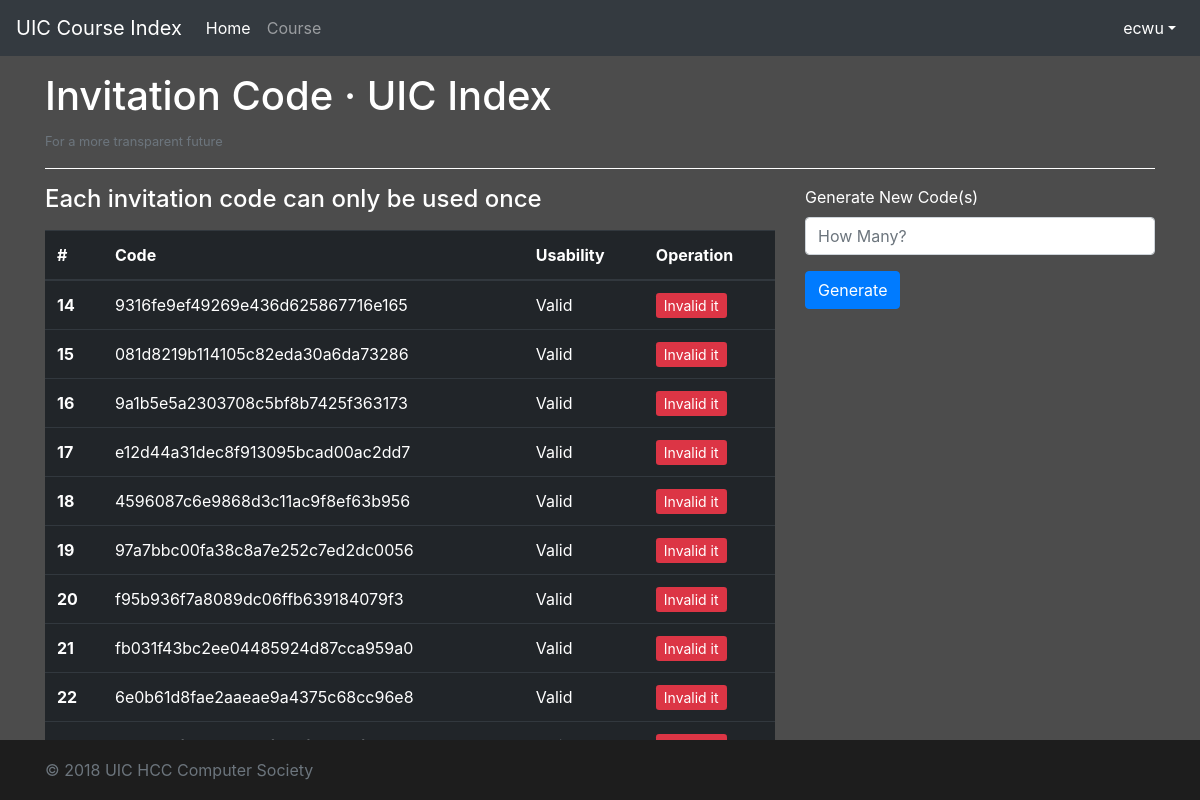
Page /tools/invitation/ (signed in) on the earlier database version.
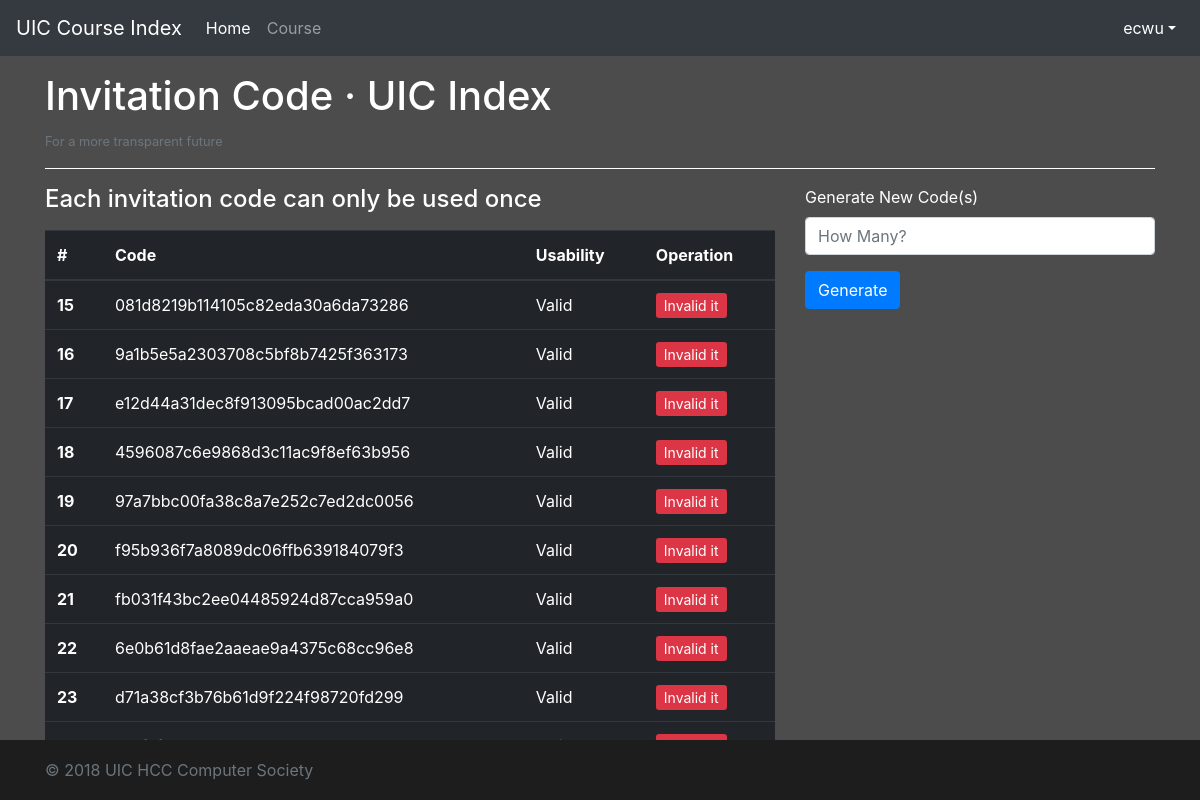
Same page on the later database version.
### course/models.py (models this page shows, shortened)
class InvitationCode(models.Model):
    invitation_code = models.TextField(null=True, unique=True)
    usability = models.BooleanField(default=True)

### course/views.py (the view, shortened to what this page needs)
# urls.py: path('tools/invitation/', views.invitation_code, name='invitation_code'),
def invitation_code(request):
    if not request.user.is_superuser:
        return redirect('/')
    else:
        userdata = request.user
        times = request.POST.get('amount')
        code_all = models.InvitationCode.objects.all()
        return render(request, 'course/newic.html', {'userdata': userdata, 'codes': code_all})

### course/templates/course/newic.html (shortened to what this page needs)
<!doctype html>
<html lang="en">
  <head>
    <link href="https://cdn.bootcss.com/bootstrap/4.0.0/css/bootstrap.min.css" rel="stylesheet">
    {% load static %}
    <link href="{% static "course/css/login_page.css" %}" rel="stylesheet">
</head>
  <body>
    <header>
      <nav class="navbar navbar-expand-md navbar-dark fixed-top bg-dark">
        <a class="navbar-brand" href="{% url 'home_page' %}">UIC Course Index</a>
        <div class="collapse navbar-collapse" id="navbarCollapse">
          <ul class="navbar-nav mr-auto">
            <li class="nav-item active">
              <a class="nav-link" href="{% url 'home_page' %}">Home <span class="sr-only">(current)</span></a>
            </li>
            <li class="nav-item">
              <a class="nav-link" href="{% url 'course_list' %}">Course</a>
            </li>
          </ul>
            <ul class="navbar-nav ml-auto">
                <li class="nav-item dropdown show">
                    <a class="nav-link dropdown-toggle" href="#" id="dropdown01" data-toggle="dropdown" aria-haspopup="true" aria-expanded="true">{{ userdata.username }}</a>
                </li>
            </ul>
        </div>
      </nav>
    </header>
<div class="site-wrapper-inner" style="background-color: rgba(0, 0, 0, 0.7);">
    <main role="main" class="container">
    <br>
      <h1 class="mt-5 text-white">Invitation Code · UIC Index</h1>
      <small class="text-secondary">For a more transparent future</small>
      <hr style="border-color: #FFFFFF;">
<div class="row">
    <div class="col-8">
        <h4 class="text-white">Each invitation code can only be used once</h4>
        <table class="table table-hover table-dark" style="margin-top: 1rem;">
            <thead>
                <tr>
                    <th scope="col">#</th>
                    <th scope="col">Code</th>
                    <th scope="col">Usability</th>
                    <th scope="col">Operation</th>
                </tr>
            </thead>
            <tbody>
                {% for code in codes %}
                    <tr>
                        <th scope="row">{{ code.id }}</th>
                        <td>{{ code.invitation_code}}</td>
                        <td>
                            {% if code.usability %}
                                Valid
                            {% else %}
                                Invalid
                            {% endif %}
                        </td>
                        <td>
                            {% if code.usability %}
                                <a href="{% url 'invitation_code_invalid' code.id %}" class="btn-danger btn-sm">Invalid it</a>
                            {% endif %}
                        </td>
                    {% endfor %}
                    </tr>
            </tbody>
        </table>
        </div>
    <div class="col-4">
<div>
      <form action="{% url 'invitation_code' %}" method="post">
          <div class="form-group">
            <label class="text-white">Generate New Code(s)</label>
            <input type="text" class="form-control" placeholder="How Many?" name="amount">
          </div>
          <button type="submit" class="btn btn-primary">Generate</button>
        </form>
    </div>
    </div>
</div>
    </main>
</div>
    <footer class="footer">
      <div class="container">
        <span class="text-muted">&copy; 2018 UIC HCC Computer Society</span>
      </div>
    </footer>
    {% load static %}
  </body>
</html>

### course/static/course/css/login_page.css (style rules this page uses)
html { position: relative; min-height: 100%; }
body { margin-bottom: 60px; font-family: -apple-system, BlinkMacSystemFont, "Segoe UI", "Droid Sans", "Helvetica Neue", "PingFang SC", "Hiragino Sans GB", "Droid Sans Fallback", "Microsoft YaHei", sans-serif; }
.footer { position: absolute; bottom: 0; width: 100%; height: 60px; line-height: 60px; background-color: #1d1d1d; }
.footer > .container { padding-right: 15px; padding-left: 15px; }

### course/templates/course/newic.html (style rules this page uses)
body { background-image: url("https://www.ecwuuuuu.com/wallpaper/"); background-size: cover; }
.site-wrapper-inner { position:fixed; width: 100%; height: 100%; }

Differences in the rows shown:
removed InvitationCode: id "14", invitation_code "9316fe9ef49269e436d625867716e165", usability "Valid"
now on this page (row unchanged): InvitationCode: id "23", invitation_code "d71a38cf3b76b61d9f224f98720fd299", usability "Valid"
